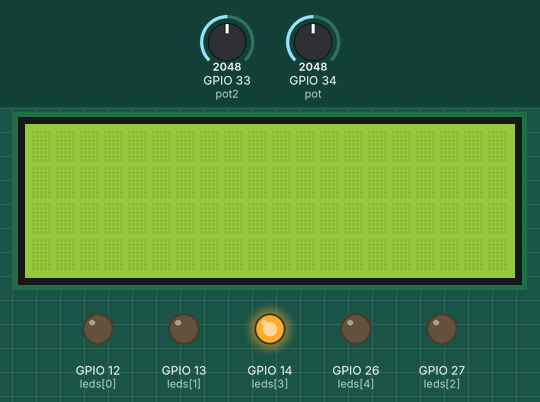
Simulated run of this program. Board: ESP32 board running MicroPython. Shown: 20×4 character LCD, output pins drawn as LEDs (lit = HIGH). The inputs (shaded band) are chosen by the test bench; at power-on: GPIO 33 (pot2) = 2048, GPIO 34 (pot) = 2048 (analog values on the 0–4095 scale). What the program prints to the serial console is not drawn.

Above: at 0.2 s.
Timing chart, 0 to 1.7 s (numbered marks = the images above):
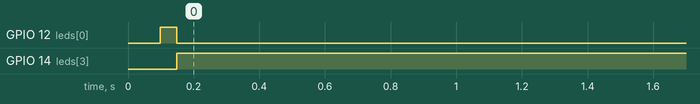

Measured:
- by itself, GPIO 12 (leds[0]): HIGH → LOW at 0.15 s
- by itself, GPIO 14 (leds[3]): LOW → HIGH at 0.15 s

The program:

LCD_POT_LED.py
```python
from machine import Pin, I2C, ADC
from i2c_lcd import I2cLcd
import sys
import uselect
from time import ticks_ms, ticks_diff

# ------------ LEDS ---------------
# Channel 1 = leds[0], Channel 2 = leds[1], etc.
leds = [
    Pin(12, Pin.OUT),
    Pin(13, Pin.OUT),
    Pin(27, Pin.OUT),
    Pin(14, Pin.OUT),
    Pin(26, Pin.OUT)
]

# ---------- LCD CONFIG ----------
I2C_ADDR_LCD = 0x27
ROWS = 4
COLS = 20

i2c = I2C(0, scl=Pin(19), sda=Pin(18), freq=400000)
lcd = I2cLcd(i2c, I2C_ADDR_LCD, ROWS, COLS)

# ---------- ADC / POT CONFIG ----------
pot = ADC(Pin(34))
pot.atten(ADC.ATTN_11DB)

pot2 = ADC(Pin(33))
pot2.atten(ADC.ATTN_11DB)

last_channel = 1
last_pot_check = ticks_ms()
POT_INTERVAL_MS = 100

# ---------- SERIAL NON-BLOCKING SETUP ----------
poll = uselect.poll()
poll.register(sys.stdin, uselect.POLLIN)

buffer = ""
receiving = False

# ---------- CUSTOM BAR CHARS ----------
cell1 = bytearray([0x00,0x00,0x00,0x00,0x00,0x00,0x00,0x1F])
cell2 = bytearray([0x00,0x00,0x00,0x00,0x00,0x00,0x1F,0x1F])
cell3 = bytearray([0x00,0x00,0x00,0x00,0x00,0x1F,0x1F,0x1F])
cell4 = bytearray([0x00,0x00,0x00,0x00,0x1F,0x1F,0x1F,0x1F])
cell5 = bytearray([0x00,0x00,0x00,0x1F,0x1F,0x1F,0x1F,0x1F])
cell6 = bytearray([0x00,0x00,0x1F,0x1F,0x1F,0x1F,0x1F,0x1F])
cell7 = bytearray([0x00,0x1F,0x1F,0x1F,0x1F,0x1F,0x1F,0x1F])
cell8 = bytearray([0x1F,0x1F,0x1F,0x1F,0x1F,0x1F,0x1F,0x1F])

lcd.custom_char(0, cell1)
lcd.custom_char(1, cell2)
lcd.custom_char(2, cell3)
lcd.custom_char(3, cell4)
lcd.custom_char(4, cell5)
lcd.custom_char(5, cell6)
lcd.custom_char(6, cell7)
lcd.custom_char(7, cell8)

lcd.clear()

# ---------- LED HELPERS ----------
def all_leds_off():
    for led in leds:
        led.off()


def set_channel_led(channel):
    """
    channel is 1–5.
    Turns on only the LED for the selected channel.
    """
    for i, led in enumerate(leds):
        if i == channel - 1:
            led.on()
        else:
            led.off()


all_leds_off()
set_channel_led(last_channel)


def partial_char(pixels):
    if pixels <= 0:
        return " "
    if pixels >= 8:
        return chr(7)
    return chr(pixels - 1)


def draw_bottom_bars(values):
    """
    values: 20 numbers from 0–32.
    Bars grow from the bottom of the LCD upwards.
    """

    screen = [[" " for _ in range(COLS)] for _ in range(ROWS)]

    for col in range(COLS):
        level = max(0, min(32, values[col]))

        for row_from_bottom in range(ROWS):
            pixels = level - (row_from_bottom * 8)

            if pixels <= 0:
                char = " "
            elif pixels >= 8:
                char = chr(7)
            else:
                char = partial_char(pixels)

            lcd_row = ROWS - 1 - row_from_bottom
            screen[lcd_row][col] = char

    for row in range(ROWS):
        lcd.move_to(0, row)
        lcd.putstr("".join(screen[row]))


def parse_frame(frame):
    """
    Expected serial format:
    <0,4,12,20,32,28,18,9,3,0,6,14,22,31,25,16,8,4,1,0>
    """

    try:
        parts = frame.split(",")

        if len(parts) != COLS:
            return None

        values = []

        for part in parts:
            value = int(part.strip())
            value = max(0, min(32, value))
            values.append(value)

        return values

    except:
        return None


def get_channel():
    pot_value = pot.read()
    pot2_value = pot2.read()

    if pot_value < 70 and pot2_value < 70:
        return 1

    elif 80 < pot_value < 200 and 80 < pot2_value < 200:
        return 2

    elif 400 < pot_value < 1000 and 400 < pot2_value < 1000:
        return 3

    elif 1500 < pot_value < 3000 and 1500 < pot2_value < 3000:
        return 4

    elif pot_value > 3500 and pot2_value > 3500:
        return 5

    return None


while True:
    # ---------- NON-BLOCKING SERIAL READ FOR LCD AUDIO BARS ----------
    if poll.poll(0):
        char = sys.stdin.read(1)

        if char == "<":
            buffer = ""
            receiving = True

        elif char == ">":
            receiving = False
            values = parse_frame(buffer)

            if values is not None:
                draw_bottom_bars(values)

        elif receiving:
            buffer += char

    # ---------- NON-BLOCKING POT CHECK ----------
    now = ticks_ms()

    if ticks_diff(now, last_pot_check) >= POT_INTERVAL_MS:
        last_pot_check = now

        current_channel = get_channel()

        if current_channel is not None and current_channel != last_channel:
            set_channel_led(current_channel)
            print("C:{}".format(current_channel))
            last_channel = current_channel
```
